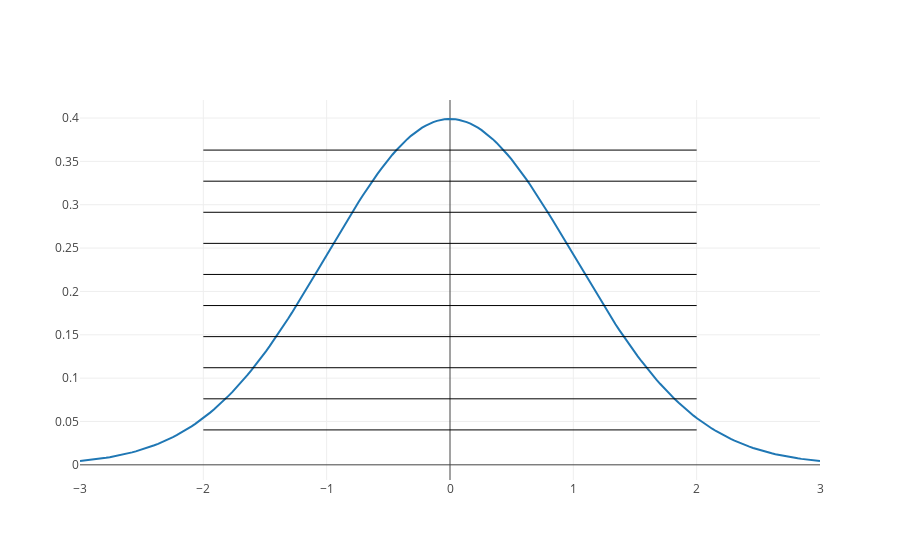

Notebook cell for this chart:
### Markdown cell above
please note that this display the contour levels, but the areas that the lines indicate are NOT the probabilities that we model.

### Code cell
plot_1d(df, levels_pdf)

### Figure 1 — Plotly figure (JSON) as saved in the notebook; plotly's stock layout.template omitted (floating-point values rounded to 4 significant figures; data arrays with more than 128 entries replaced by an {"elided": "..."} marker saying what was removed)
{"data": [{"name": "pdf", "type": "scatter", "uid": "ce4762d7-c1f6-464d-a4d5-61e02fe3f9ce", "x": {"elided": "200 float values"}, "xaxis": "x", "y": {"elided": "200 float values"}, "yaxis": "y"}], "layout": {"shapes": [{"line": {"width": 1}, "type": "line", "x0": -2, "x1": 2, "y0": 0.04029, "y1": 0.04029}, {"line": {"width": 1}, "type": "line", "x0": -2, "x1": 2, "y0": 0.07615, "y1": 0.07615}, {"line": {"width": 1}, "type": "line", "x0": -2, "x1": 2, "y0": 0.112, "y1": 0.112}, {"line": {"width": 1}, "type": "line", "x0": -2, "x1": 2, "y0": 0.1479, "y1": 0.1479}, {"line": {"width": 1}, "type": "line", "x0": -2, "x1": 2, "y0": 0.1837, "y1": 0.1837}, {"line": {"width": 1}, "type": "line", "x0": -2, "x1": 2, "y0": 0.2196, "y1": 0.2196}, {"line": {"width": 1}, "type": "line", "x0": -2, "x1": 2, "y0": 0.2555, "y1": 0.2555}, {"line": {"width": 1}, "type": "line", "x0": -2, "x1": 2, "y0": 0.2913, "y1": 0.2913}, {"line": {"width": 1}, "type": "line", "x0": -2, "x1": 2, "y0": 0.3272, "y1": 0.3272}, {"line": {"width": 1}, "type": "line", "x0": -2, "x1": 2, "y0": 0.363, "y1": 0.363}], "xaxis": {"anchor": "y", "domain": [0, 1]}, "yaxis": {"anchor": "x", "domain": [0, 1]}}}
